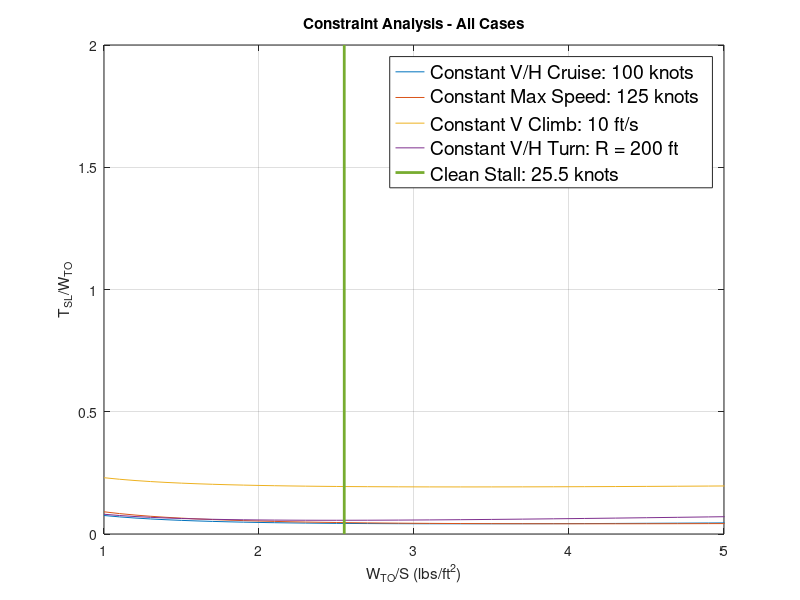

MATLAB code to generate this figure: (Note: this script raises an error after producing the figure.)
%This code is meant to help guide someone through the process of
%preliminary design. Each calculation should be checked again and verified
%after initial design is finished. What this code does is start with a
%basic constraint analysis using an input AR and Weight. The user chooses a
%W/S (T/W is neglected) from which other wing parameters are
%chosen/calculated. Once the run is complete, rerun the code with the newly
%calculated AR value and cycle until desirable values are recieved.

%It is best to have some ideas about the general size of your aircraft.
%Basic ideas include max wingspan, root chord and weight. 


clc
clear all
close all

%Initial User Inputs
b = 8;
c = 1;
S = b*c;
AR = b^2/S;%6.562;                    %Aspect Ratio
W = 17;                       %Weight (lbs)
%S = 6.562;                   %Wing area

%Flight Parameters 
P_SL = 2116.22;              %Standard Day Sea Level Pressure (lb/ft^2)
rho_SL = 0.002377;           %Standard Day Sea Level Density (lb/ft^2)
g0_SL = 32.174;              %Sea Level Gravity (lb/ft^2)
del_SL = 1.00;               %Ratio of P/Pstd
theta_SL = 1.00;             %Ratio of T/Tstd (standard day)
sigma = del_SL/theta_SL;  %del/sigma ratio of ratios

%Weight Specific Excess Power
h = (0:10:5000);
V = (0:1:250);
z_e = zeros(size(h,2),size(V,2));
for i = 1:size(h,2)
    z_e(i,:) = h(i) + (V.^2)/(2*g0_SL);
end

%Varying Values
WTO_S = (1:0.1:10);              %Take off weight/wing area ratio range (lbs/ft^2)
%Master Equation

%Aircraft Parameters
e = 0.92;                       %Oswald Efficiency Factor
CD_0 = 0.0101;                   %Estimate for min drag coefficient
CD_R = 0;
CL_min = 0.35;                     %CL at alpha = 0
CL_max_set = 1.398;                 %Set CL_max
%CL_Vmax = 0.1;
K1 = 1/(e*pi*AR);               %K1 factoring in CD = K1*CL^2 + K2*CL + CD0
K2 = 0;                         %K2 factoring in CD = K1*CL^2 + K2*CL + CD0
Vstall = sqrt(2*W/(CL_max_set*rho_SL*S));                    %V stall in fps
%Vstall = 53;
WTO_S_stall = CL_max_set*.5*rho_SL*1.2*Vstall^2;
WTO_S_stall = [WTO_S_stall WTO_S_stall];
TSL_WTO_stall = [0 2];

%% Case 1: Constant Altitude/Speed Cruise (Ps=0)
%dh_dt = 0; %dV_dt = 0; %n = 1;
%Given h and V
beta = 1;
alpha = 1;
Vset = 45*1.69;                %Max Cruise Speed (conversion of knots to fps)
qset = 0.5*rho_SL*Vset.^2;     %Max Cruise Dynamic Pressure

WTO_S_minTW_c1 = (qset/beta)*sqrt((CD_0+CD_R)/K1);
TSL_WTO_min_c1 = (beta/alpha)*(2*sqrt((CD_0+CD_R)*K1)+K2);
TSL_WTO_c1 = (beta/alpha)*(K1*(beta/qset)*(WTO_S) + K2 + ((CD_0+CD_R)./((beta/qset)*(WTO_S))));

%% Case 2: Constant Max Speed
beta = 1;
alpha = 1.0;
Vset = 50*1.69;                %Max Cruise Speed (conversion of knots to fps)
qset = 0.5*rho_SL*Vset.^2;     %Max Cruise Dynamic Pressure

WTO_S_minTW_c15 = (qset/beta)*sqrt((CD_0+CD_R)/K1);
TSL_WTO_min_c15 = (beta/alpha)*(2*sqrt((CD_0+CD_R)*K1)+K2);
TSL_WTO_c15 = (beta/alpha)*(K1*(beta/qset)*(WTO_S) + K2 + ((CD_0+CD_R)./((beta/qset)*(WTO_S))));
%% Case 3: Constant Speed Climb (Ps = dh/dt)
%dV_dt = 0; %n = 1;
%Given h, dh_dt, and V
beta = 1;
alpha = .9;
Vset = 45*1.69;                %Max Cruise Speed (conversion of knots to fps)
qset = 0.5*rho_SL*Vset.^2;     %Max Cruise Dynamic Pressure

dh_dt = 10;             %Climb (ft/s)
WTO_S_minTW_c2 = (qset/beta)*sqrt((CD_0+CD_R)/K1);
TSL_WTO_min_c2 = (beta/alpha)*(2*sqrt((CD_0+CD_R)*K1)+K2+(1/Vset)*dh_dt);
TSL_WTO_c2 = (beta/alpha)*(K1*(beta/qset)*(WTO_S) + K2 + ((CD_0+CD_R)./((beta/qset)*(WTO_S))) + (1/Vset)*dh_dt);

%% Case 4: Constant Altitude/Speed Turn (Ps = 0)
%dh_dt = 0; %dV_dt = 0;
%Given h and V
beta = 1;
alpha = 1;
Vset = 45*1.69;                %Max Cruise Speed
qset = 0.5*rho_SL*Vset.^2;     %Max Cruise Dynamic Pressure

Rc = 200;                                   %Turn Radius (ft)
n = sqrt(1+((Vset^2)/(g0_SL*Rc))^2);     %Load factor based on turn radius
WTO_S_minTW_c3 = (qset/(n*beta))*sqrt((CD_0+CD_R)/K1);
TSL_WTO_min_c3 = (n*beta/alpha)*(2*sqrt((CD_0+CD_R)*K1)+K2+(1/Vset)*dh_dt);
TSL_WTO_c3 = (beta/alpha)*(K1*(n^2)*(beta/qset)*(WTO_S) + K2*n + ((CD_0+CD_R)./((beta/qset)*(WTO_S))));

%% Constraint Analysis Graph
figure
plot(WTO_S,TSL_WTO_c1, WTO_S,TSL_WTO_c15, WTO_S,TSL_WTO_c2, WTO_S,TSL_WTO_c3, WTO_S_stall,TSL_WTO_stall,'LineWidth',2) 
xlabel('W_T_O/S (lbs/ft^2)');
ylabel('T_S_L/W_T_O');
title('Constraint Analysis - All Cases');
legend({'Constant V/H Cruise: 100 knots','Constant Max Speed: 125 knots','Constant V Climb: 10 ft/s','Constant V/H Turn: R = 200 ft','Clean Stall: 25.5 knots'},'Fontsize',14)
axis([1 5 0 2]);
grid on

[Wing_Loading,~] = ginput(1);
%% Wing Sizing
b_W = (.5:.1:10);    %wing span variation in ft
S_W = W/Wing_Loading;   %Wing Area
c_bar_W = S_W./b_W;   %Mean wing chord in ft

plot(c_bar_W,b_W);
title('Select a Wingspan & Mean Chord Length')
ylabel('Span (ft)')
xlabel('Mean Chord (ft)')
[c_bar_W,b_W] = ginput(1);

AR_W = b_W^2/S_W;   %Aspect ratio from user input

cr_W = (0:.01:10);   %root chord variation in ft
ct_W = 2*c_bar_W-cr_W;   %tip chord in ft
lambda_W = ct_W./cr_W;  %taper ratio 

plot(cr_W,lambda_W)
title('Select a Root Chord and Taper Ratio')
ylabel('Taper Ratio')
xlabel('Root Chord (ft)')
ylim([0,1])
[cr_W,lambda_W] = ginput(1);    %root chord & taper ratio based off user input
ct_W = 2*c_bar_W-cr_W;   %tip chord based off user input

Vstall = sqrt(2*Wing_Loading/(rho_SL*CL_max_set));   %Vstall in fps
Vcruise = sqrt(2*Wing_Loading/(rho_SL*CL_min));    %Vcruise in fps

%% Wing Planform

%This section calculates some wing characteristics based on your choices
%above. This assumes that your wing planform is "traditional"and not swept. It will
%allow for the tail sizing to be done relatively well for your planform.
%Again this code is only meant for preliminary data only

%Straight
if (lambda_W == 1)
    LE_LAMBDA = 0;
%Leadin/Trailing/Rectangular    
elseif (1>lambda_W)&&(lambda_W >=.6)
    prompt = 'Is the Wing a [Select a Number] :(1)Leading Edge, (2)Trailing Edge, (3)Rectangular  ';
    x = input(prompt);
    if x == 1
        LE_LAMBDA = tan((cr_W-ct_W)/(b_W/2));
    elseif x == 2
        LE_LAMBDA = 0;
    elseif x == 3
        LE_LAMBDA = tan(((cr_W-ct_W)/2)/(b_W/2));
    end
%Elliptical    
elseif (0.4 <= lambda_W)&&(lambda_W < .6)
    LE_LAMBDA = tan(((cr_W-ct_W)/2)/(b_W/2));
%Delta    
elseif (lambda_W < 0.4)
    LE_LAMBDA = tan((cr_W-ct_W)/(b_W/2));
end

x_LE_W = b_W - (b_W*.7); %Distance from nose to root leading edge assumed to be 30% of the wingspan. Can be edited
x_mac = b_W/6*(1 + 2*lambda_W)/(1 + lambda_W)*tan(LE_LAMBDA);    %MAC in ft
x_ac_W = x_LE_W + x_mac + 0.4*c_bar_W;    %Location of the AC in ft
x_cg = x_LE_W + x_mac + 0.2*c_bar_W;   %Location of cg in ft
CL_alpha_W = 2*pi/(sqrt(1 + (2*pi/(pi*AR_W).^2)) + 2*pi/(pi*AR_W));
%% Horizontal Tail Sizing

%This section is more of a guide on how to do the calculations. The tail
%volume coefficient is set at 0.4 as a safe estimate. From this, the static
%margin can be used to find the optimal span and area for the horizontal.

V_h = 0.4;   %0.4 is a safe estimate but can be modified
AR_h = (0:0.1:5);
CL_alpha_h = 2*pi./(sqrt(1 + (2*pi./(pi*AR_h).^2)) + 2*pi./(pi.*AR_h));
NP = x_ac_W - V_h.*CL_alpha_h.*c_bar_W./CL_alpha_W;
sm = (NP - x_cg)./c_bar_W*100;

plot(AR_h,sm)
xlabel('Aspect Ratio for Horizontal')
ylabel('Static Margin Associated with AR')
title('Aspect Ratio vs Static Margin')
[AR_h,sm] = ginput(1);

S_h = (0:0.1:S_W);
l_h = V_h*S_W*c_bar_W./S_h;
b_h = sqrt(AR_h.*S_h);   

yyaxis left
plot(l_h,S_h)
xlim([0,3])
ylabel('Horizontal Area in ft^2')
yyaxis right
plot(l_h,b_h)
ylabel('Horizontal Span in ft')
xlabel('Distance Between 1/4 Chords in ft')
title('Select Area & Distance to Tail')

[l_h,S_h] = ginput(1);

b_h = sqrt(AR_h.*S_h);   

